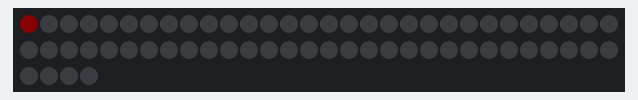
Bench run of a sketch on a simulated Arduino Uno, built with avr-gcc and run on an emulated ATmega328P. On the bench: 64 RGB LEDs in strip order, left to right, continuing on the next row. Dim RGB values are drawn brighter than linear.

Above: at 0.01 s.
At 1.27 s:
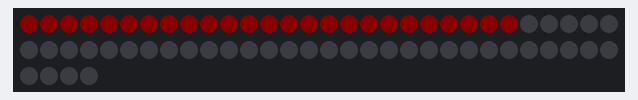
At 1.91 s:
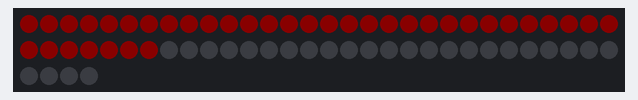
At 3.75 s:
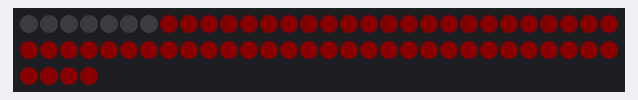
At 5.65 s:
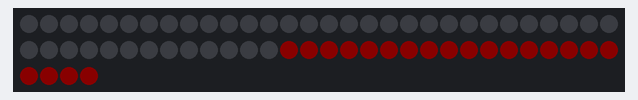
At 7.49 s:
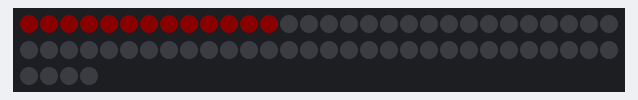

Measured:
- by itself, everything shown: repeats every 6.9 s, in 128 steps

The sketch:

neo4.ino
```cpp
#include <Adafruit_NeoPixel.h>
#include "frames.h"

Adafruit_NeoPixel strip(64, 6);
int whichFrame = 0;
int colors [5][3]{
{0,0,0},
{255,0,0},
{255,0,255},
{0,0,255},
{255,255,0}
};
void setup() {
  strip.setBrightness(10);
  Serial.begin(9600);
  strip.begin();
  strip.clear();
  strip.show();
}
void loop() {
  for(int i=0; i<=64; i++) {
    strip.setPixelColor(i, 255,0,0);
    strip.show();
    delay(50);
  }
    for(int i=0; i<=64; i++) {
    strip.setPixelColor(i, 0,0,0);
    strip.show();
    delay(50);
  }


  }
```

Source omitted: frames.h (data table, 1673 bytes)
